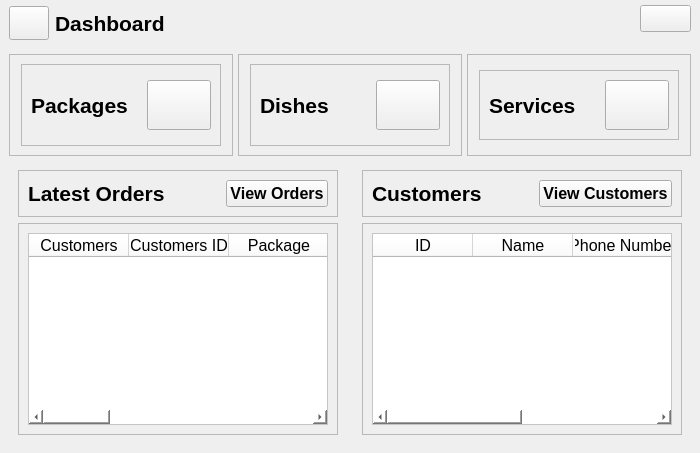
         <widget class="QWidget" name="homePage">
          <property name="font">
           <font>
            <pointsize>12</pointsize>
           </font>
          </property>
          <property name="styleSheet">
           <string notr="true"/>
          </property>
          <layout class="QVBoxLayout" name="verticalLayout_10">
           <property name="spacing">
            <number>0</number>
           </property>
           <property name="leftMargin">
            <number>0</number>
           </property>
           <property name="topMargin">
            <number>0</number>
           </property>
           <property name="rightMargin">
            <number>0</number>
           </property>
           <property name="bottomMargin">
            <number>0</number>
           </property>
           <item>
            <widget class="QWidget" name="headerFrame" native="true">
             <layout class="QHBoxLayout" name="horizontalLayout_2">
              <property name="spacing">
               <number>0</number>
              </property>
              <property name="leftMargin">
               <number>0</number>
              </property>
              <property name="topMargin">
               <number>0</number>
              </property>
              <property name="rightMargin">
               <number>0</number>
              </property>
              <property name="bottomMargin">
               <number>0</number>
              </property>
              <item alignment="Qt::AlignTop">
               <widget class="QWidget" name="widget" native="true">
                <layout class="QHBoxLayout" name="horizontalLayout_3">
                 <property name="topMargin">
                  <number>6</number>
                 </property>
                 <item alignment="Qt::AlignVCenter">
                  <widget class="QPushButton" name="menuBtn">
                   <property name="minimumSize">
                    <size>
                     <width>40</width>
                     <height>34</height>
                    </size>
                   </property>
                   <property name="maximumSize">
                    <size>
                     <width>40</width>
                     <height>16777215</height>
                    </size>
                   </property>
                   <property name="cursor">
                    <cursorShape>PointingHandCursor</cursorShape>
                   </property>
                   <property name="text">
                    <string/>
                   </property>
                   <property name="icon">
                    <iconset>
                     <normaloff>resource/menu.svg</normaloff>resource/menu.svg</iconset>
                   </property>
                   <property name="iconSize">
                    <size>
                     <width>24</width>
                     <height>24</height>
                    </size>
                   </property>
                  </widget>
                 </item>
                 <item>
                  <widget class="QLabel" name="dashBoard">
                   <property name="font">
                    <font>
                     <pointsize>16</pointsize>
                     <bold>true</bold>
                    </font>
                   </property>
                   <property name="text">
                    <string>Dashboard</string>
                   </property>
                  </widget>
                 </item>
                </layout>
               </widget>
              </item>
              <item>
               <widget class="QWidget" name="widget_2" native="true">
                <layout class="QHBoxLayout" name="horizontalLayout_4"/>
               </widget>
              </item>
              <item alignment="Qt::AlignRight|Qt::AlignTop">
               <widget class="QWidget" name="widget_3" native="true">
                <layout class="QHBoxLayout" name="horizontalLayout_6">
                 <property name="spacing">
                  <number>0</number>
                 </property>
                 <property name="leftMargin">
                  <number>0</number>
                 </property>
                 <property name="topMargin">
                  <number>5</number>
                 </property>
                 <property name="rightMargin">
                  <number>9</number>
                 </property>
                 <property name="bottomMargin">
                  <number>0</number>
                 </property>
                 <item alignment="Qt::AlignTop">
                  <widget class="QPushButton" name="aboutBtn">
                   <property name="cursor">
                    <cursorShape>PointingHandCursor</cursorShape>
                   </property>
                   <property name="contextMenuPolicy">
                    <enum>Qt::DefaultContextMenu</enum>
                   </property>
                   <property name="text">
                    <string/>
                   </property>
                   <property name="icon">
                    <iconset>
                     <normaloff>resource/database.svg</normaloff>resource/database.svg</iconset>
                   </property>
                   <property name="iconSize">
                    <size>
                     <width>24</width>
                     <height>24</height>
                    </size>
                   </property>
                  </widget>
                 </item>
                </layout>
               </widget>
              </item>
             </layout>
            </widget>
           </item>
           <item>
            <widget class="QWidget" name="cardFrame" native="true">
             <property name="styleSheet">
              <string notr="true"/>
             </property>
             <layout class="QHBoxLayout" name="horizontalLayout_7">
              <property name="spacing">
               <number>5</number>
              </property>
              <property name="leftMargin">
               <number>9</number>
              </property>
              <property name="topMargin">
               <number>5</number>
              </property>
              <property name="rightMargin">
               <number>9</number>
              </property>
              <property name="bottomMargin">
               <number>0</number>
              </property>
              <item>
               <widget class="QFrame" name="packageCard">
                <property name="frameShape">
                 <enum>QFrame::StyledPanel</enum>
                </property>
                <property name="frameShadow">
                 <enum>QFrame::Raised</enum>
                </property>
                <layout class="QVBoxLayout" name="verticalLayout_2">
                 <item alignment="Qt::AlignHCenter">
                  <widget class="QFrame" name="frame">
                   <property name="minimumSize">
                    <size>
                     <width>200</width>
                     <height>0</height>
                    </size>
                   </property>
                   <property name="frameShape">
                    <enum>QFrame::StyledPanel</enum>
                   </property>
                   <property name="frameShadow">
                    <enum>QFrame::Raised</enum>
                   </property>
                   <layout class="QHBoxLayout" name="horizontalLayout_8">
                    <property name="topMargin">
                     <number>15</number>
                    </property>
                    <property name="bottomMargin">
                     <number>15</number>
                    </property>
                    <item>
                     <widget class="QLabel" name="packages">
                      <property name="font">
                       <font>
                        <pointsize>16</pointsize>
                        <bold>true</bold>
                       </font>
                      </property>
                      <property name="text">
                       <string>Packages</string>
                      </property>
                     </widget>
                    </item>
                    <item>
                     <widget class="QPushButton" name="PackageBtn">
                      <property name="minimumSize">
                       <size>
                        <width>64</width>
                        <height>50</height>
                       </size>
                      </property>
                      <property name="maximumSize">
                       <size>
                        <width>64</width>
                        <height>16777215</height>
                       </size>
                      </property>
                      <property name="cursor">
                       <cursorShape>PointingHandCursor</cursorShape>
                      </property>
                      <property name="text">
                       <string/>
                      </property>
                      <property name="icon">
                       <iconset>
                        <normaloff>resource/package.svg</normaloff>resource/package.svg</iconset>
                      </property>
                      <property name="iconSize">
                       <size>
                        <width>40</width>
                        <height>40</height>
                       </size>
                      </property>
                     </widget>
                    </item>
                   </layout>
                  </widget>
                 </item>
                 <item>
                  <spacer name="verticalSpacer">
                   <property name="orientation">
                    <enum>Qt::Vertical</enum>
                   </property>
                   <property name="sizeType">
                    <enum>QSizePolicy::Preferred</enum>
                   </property>
                   <property name="sizeHint" stdset="0">
                    <size>
                     <width>0</width>
                     <height>0</height>
                    </size>
                   </property>
                  </spacer>
                 </item>
                </layout>
               </widget>
              </item>
              <item>
               <widget class="QFrame" name="dishCard">
                <property name="frameShape">
                 <enum>QFrame::StyledPanel</enum>
                </property>
                <property name="frameShadow">
                 <enum>QFrame::Raised</enum>
                </property>
                <layout class="QVBoxLayout" name="verticalLayout_3">
                 <item alignment="Qt::AlignHCenter">
                  <widget class="QFrame" name="frame_2">
                   <property name="minimumSize">
                    <size>
                     <width>200</width>
                     <height>0</height>
                    </size>
                   </property>
                   <property name="frameShape">
                    <enum>QFrame::StyledPanel</enum>
                   </property>
                   <property name="frameShadow">
                    <enum>QFrame::Raised</enum>
                   </property>
                   <layout class="QHBoxLayout" name="horizontalLayout_9">
                    <property name="topMargin">
                     <number>15</number>
                    </property>
                    <property name="bottomMargin">
                     <number>15</number>
                    </property>
                    <item>
                     <widget class="QLabel" name="dishes">
                      <property name="font">
                       <font>
                        <pointsize>16</pointsize>
                        <bold>true</bold>
                       </font>
                      </property>
                      <property name="text">
                       <string>Dishes</string>
                      </property>
                     </widget>
                    </item>
                    <item>
                     <widget class="QPushButton" name="dishesBtn">
                      <property name="minimumSize">
                       <size>
                        <width>64</width>
                        <height>50</height>
                       </size>
                      </property>
                      <property name="maximumSize">
                       <size>
                        <width>64</width>
                        <height>16777215</height>
                       </size>
                      </property>
                      <property name="cursor">
                       <cursorShape>PointingHandCursor</cursorShape>
                      </property>
                      <property name="text">
                       <string/>
                      </property>
                      <property name="icon">
                       <iconset>
                        <normaloff>resource/dishes.png</normaloff>resource/dishes.png</iconset>
                      </property>
                      <property name="iconSize">
                       <size>
                        <width>40</width>
                        <height>40</height>
                       </size>
                      </property>
                     </widget>
                    </item>
                   </layout>
                  </widget>
                 </item>
                </layout>
               </widget>
              </item>
              <item>
               <widget class="QFrame" name="serviceCard">
                <property name="frameShape">
                 <enum>QFrame::StyledPanel</enum>
                </property>
                <property name="frameShadow">
                 <enum>QFrame::Raised</enum>
                </property>
                <layout class="QVBoxLayout" name="verticalLayout_4">
                 <property name="topMargin">
                  <number>15</number>
                 </property>
                 <property name="bottomMargin">
                  <number>15</number>
                 </property>
                 <item alignment="Qt::AlignHCenter">
                  <widget class="QFrame" name="frame_3">
                   <property name="minimumSize">
                    <size>
                     <width>200</width>
                     <height>0</height>
                    </size>
                   </property>
                   <property name="frameShape">
                    <enum>QFrame::StyledPanel</enum>
                   </property>
                   <property name="frameShadow">
                    <enum>QFrame::Raised</enum>
                   </property>
                   <layout class="QHBoxLayout" name="horizontalLayout_10">
                    <item>
                     <widget class="QLabel" name="services">
                      <property name="font">
                       <font>
                        <pointsize>16</pointsize>
                        <bold>true</bold>
                       </font>
                      </property>
                      <property name="text">
                       <string>Services</string>
                      </property>
                     </widget>
                    </item>
                    <item>
                     <widget class="QPushButton" name="servicesBtn">
                      <property name="minimumSize">
                       <size>
                        <width>64</width>
                        <height>50</height>
                       </size>
                      </property>
                      <property name="maximumSize">
                       <size>
                        <width>64</width>
                        <height>16777215</height>
                       </size>
                      </property>
                      <property name="cursor">
                       <cursorShape>PointingHandCursor</cursorShape>
                      </property>
                      <property name="text">
                       <string/>
                      </property>
                      <property name="icon">
                       <iconset>
                        <normaloff>resource/truck.svg</normaloff>resource/truck.svg</iconset>
                      </property>
                      <property name="iconSize">
                       <size>
                        <width>40</width>
                        <height>40</height>
                       </size>
                      </property>
                     </widget>
                    </item>
                   </layout>
                  </widget>
                 </item>
                </layout>
               </widget>
              </item>
             </layout>
            </widget>
           </item>
           <item>
            <widget class="QWidget" name="mainFrame" native="true">
             <property name="sizePolicy">
              <sizepolicy hsizetype="Preferred" vsizetype="Expanding">
               <horstretch>0</horstretch>
               <verstretch>0</verstretch>
              </sizepolicy>
             </property>
             <layout class="QHBoxLayout" name="horizontalLayout_11">
              <property name="topMargin">
               <number>5</number>
              </property>
              <item>
               <widget class="QWidget" name="ordersCard" native="true">
                <layout class="QVBoxLayout" name="verticalLayout_6">
                 <item alignment="Qt::AlignTop">
                  <widget class="QFrame" name="frame_4">
                   <property name="frameShape">
                    <enum>QFrame::StyledPanel</enum>
                   </property>
                   <property name="frameShadow">
                    <enum>QFrame::Raised</enum>
                   </property>
                   <layout class="QHBoxLayout" name="horizontalLayout_12">
                    <item alignment="Qt::AlignLeft">
                     <widget class="QLabel" name="orders">
                      <property name="font">
                       <font>
                        <pointsize>16</pointsize>
                        <bold>true</bold>
                       </font>
                      </property>
                      <property name="text">
                       <string>Latest Orders</string>
                      </property>
                     </widget>
                    </item>
                    <item alignment="Qt::AlignRight">
                     <widget class="QPushButton" name="ordersBtn">
                      <property name="font">
                       <font>
                        <pointsize>12</pointsize>
                        <bold>true</bold>
                       </font>
                      </property>
                      <property name="cursor">
                       <cursorShape>PointingHandCursor</cursorShape>
                      </property>
                      <property name="text">
                       <string>View Orders</string>
                      </property>
                      <property name="icon">
                       <iconset>
                        <normaloff>resource/arrow-right-circle.svg</normaloff>resource/arrow-right-circle.svg</iconset>
                      </property>
                      <property name="iconSize">
                       <size>
                        <width>24</width>
                        <height>24</height>
                       </size>
                      </property>
                     </widget>
                    </item>
                   </layout>
                  </widget>
                 </item>
                 <item>
                  <widget class="QFrame" name="frame_5">
                   <property name="sizePolicy">
                    <sizepolicy hsizetype="Preferred" vsizetype="Expanding">
                     <horstretch>0</horstretch>
                     <verstretch>0</verstretch>
                    </sizepolicy>
                   </property>
                   <property name="frameShape">
                    <enum>QFrame::StyledPanel</enum>
                   </property>
                   <property name="frameShadow">
                    <enum>QFrame::Raised</enum>
                   </property>
                   <layout class="QGridLayout" name="gridLayout">
                    <item row="0" column="0">
                     <widget class="QTableWidget" name="ordersTableWidgetDashboard">
                      <property name="minimumSize">
                       <size>
                        <width>300</width>
                        <height>0</height>
                       </size>
                      </property>
                      <property name="font">
                       <font>
                        <pointsize>12</pointsize>
                       </font>
                      </property>
                      <property name="styleSheet">
                       <string notr="true">background-color: #FFFFFF</string>
                      </property>
                      <column>
                       <property name="text">
                        <string>Customers</string>
                       </property>
                      </column>
                      <column>
                       <property name="text">
                        <string>Customers ID</string>
                       </property>
                      </column>
                      <column>
                       <property name="text">
                        <string>Package</string>
                       </property>
                      </column>
                      <column>
                       <property name="text">
                        <string>Package ID</string>
                       </property>
                      </column>
                      <column>
                       <property name="text">
                        <string>Price</string>
                       </property>
                      </column>
                      <column>
                       <property name="text">
                        <string>Date</string>
                       </property>
                      </column>
                      <column>
                       <property name="text">
                        <string>Paid</string>
                       </property>
                      </column>
                      <column>
                       <property name="text">
                        <string>Delivered</string>
                       </property>
                      </column>
                     </widget>
                    </item>
                   </layout>
                  </widget>
                 </item>
                </layout>
               </widget>
              </item>
              <item>
               <widget class="QWidget" name="customersCard" native="true">
                <layout class="QVBoxLayout" name="verticalLayout_5">
                 <item alignment="Qt::AlignTop">
                  <widget class="QFrame" name="frame_6">
                   <property name="frameShape">
                    <enum>QFrame::StyledPanel</enum>
                   </property>
                   <property name="frameShadow">
                    <enum>QFrame::Raised</enum>
                   </property>
                   <layout class="QHBoxLayout" name="horizontalLayout_13">
                    <item alignment="Qt::AlignLeft">
                     <widget class="QLabel" name="customers">
                      <property name="font">
                       <font>
                        <pointsize>16</pointsize>
                        <bold>true</bold>
                       </font>
                      </property>
                      <property name="text">
                       <string>Customers</string>
                      </property>
                     </widget>
                    </item>
                    <item alignment="Qt::AlignRight">
                     <widget class="QPushButton" name="customersBtn">
                      <property name="font">
                       <font>
                        <pointsize>12</pointsize>
                        <bold>true</bold>
                       </font>
                      </property>
                      <property name="cursor">
                       <cursorShape>PointingHandCursor</cursorShape>
                      </property>
                      <property name="text">
                       <string>View Customers</string>
                      </property>
                      <property name="icon">
                       <iconset>
                        <normaloff>resource/arrow-right-circle.svg</normaloff>resource/arrow-right-circle.svg</iconset>
                      </property>
                      <property name="iconSize">
                       <size>
                        <width>24</width>
                        <height>24</height>
                       </size>
                      </property>
                     </widget>
                    </item>
                   </layout>
                  </widget>
                 </item>
                 <item>
                  <widget class="QFrame" name="frame_7">
                   <property name="frameShape">
                    <enum>QFrame::StyledPanel</enum>
                   </property>
                   <property name="frameShadow">
                    <enum>QFrame::Raised</enum>
                   </property>
                   <layout class="QHBoxLayout" name="horizontalLayout_14">
                    <item>
                     <widget class="QTableWidget" name="customerTableWidgetDashboard">
                      <property name="minimumSize">
                       <size>
                        <width>300</width>
                        <height>0</height>
                       </size>
                      </property>
                      <property name="font">
                       <font>
                        <pointsize>12</pointsize>
                       </font>
                      </property>
                      <property name="styleSheet">
                       <string notr="true">background-color: #FFFFFF</string>
                      </property>
                      <column>
                       <property name="text">
                        <string>ID</string>
                       </property>
                      </column>
                      <column>
                       <property name="text">
                        <string>Name</string>
                       </property>
                      </column>
                      <column>
                       <property name="text">
                        <string>Phone Number</string>
                       </property>
                      </column>
                      <column>
                       <property name="text">
                        <string>Address</string>
                       </property>
                      </column>
                     </widget>
                    </item>
                   </layout>
                  </widget>
                 </item>
                </layout>
               </widget>
              </item>
             </layout>
            </widget>
           </item>
          </layout>
         </widget>
